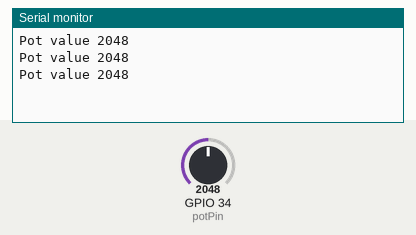
A sketch run on a simulated ESP32. On the bench: the last lines printed to the serial monitor. The test bench sets the inputs (shaded band); at power-on: GPIO 34 (potPin) = 2048.

Above: at 2.2 s.
2.3 s: GPIO 34 (potPin) set to 2866
At 2.9 s:
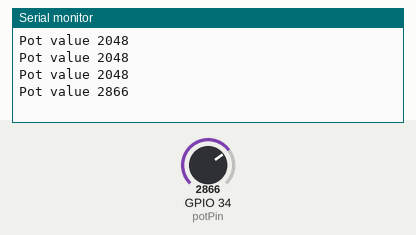
3.8 s: GPIO 34 (potPin) set to 3603
At 4.4 s:
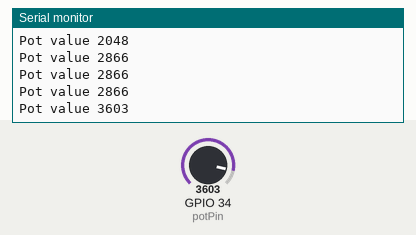
Timing chart, 0 to 6.8 s (numbered marks = the images above; inputs shaded):
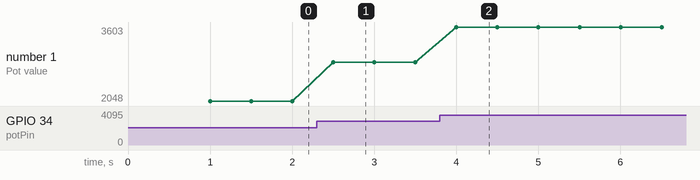

Measured:
- after the input at 2.3 s, the serial monitor: prints a new line after 0.20 s (image 1)
- after the input at 3.8 s, the serial monitor: prints a new line after 0.20 s (image 2)
- plotted number 1: 2048 → 2866 after the input at 2.3 s, 2866 → 3603 after the input at 3.8 s

The sketch:

Using_a_Potentiometer.ino
```cpp
const int potPin = 34; // Potentiometer is connected to GPIO 34 (Analog ADC1_CH6)
int potValue = 0; // Variable for storing the potentiometer value

void setup() {
  Serial.begin(115200); // Initialize serial communication at a baud rate of 115200
  delay(1000); // Small delay to stabilize the setup
}

void loop() {
  potValue = analogRead(potPin); // Reading potentiometer value
  Serial.print("Pot value "); // Print the text "Pot value " to the Serial Monitor
  Serial.println(potValue); // Print the potentiometer value to the Serial Monitor
  delay(500); // Wait for half a second before the next reading
}
```
